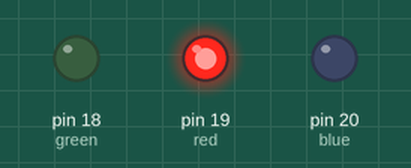
Simulated run of this program. Board: MicroPython board. Shown: output pins drawn as LEDs (lit = HIGH).

Above: at 0.5 s.
At 2.5 s:
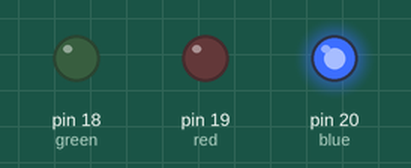
At 3.5 s:
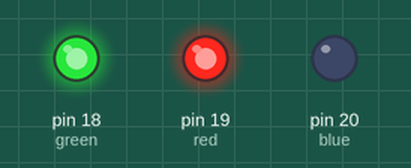
At 4.5 s:
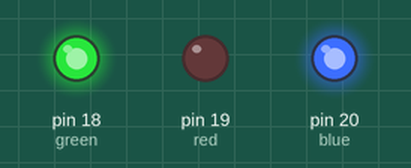
At 6.5 s:
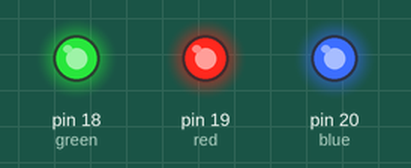
At 9.5 s:
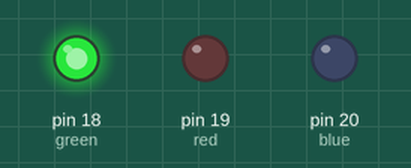
Timing chart, 0 to 10.4 s (numbered marks = the images above):
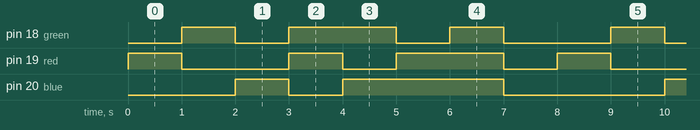

Measured:
- by itself, pin 18 (green): repeats every 8.0 s: LOW 1.0 s, HIGH 2.0 s, LOW 1.0 s, HIGH 1.0 s, LOW 2.0 s, HIGH 1.0 s
- by itself, pin 19 (red): repeats every 8.0 s: LOW 2.0 s, HIGH 1.0 s, LOW 1.0 s, HIGH 2.0 s, LOW 1.0 s, HIGH 1.0 s
- by itself, pin 20 (blue): repeats every 8.0 s: LOW 1.0 s, HIGH 3.0 s, LOW 3.0 s, HIGH 1.0 s

The program:

main.py
```python
# Codigo hecho y verificado por Alvarez Espinoza Raul - 18212141

from machine import Pin
import time

'''
Don't forget the resistors for the leds
'''

red = Pin(19, Pin.OUT)
green = Pin(18, Pin.OUT)
blue = Pin(20, Pin.OUT)

while True:
    red.value(1)
    green.value(0)
    blue.value(0)
    time.sleep(1)

    red.value(0)
    green.value(1)
    blue.value(0)
    time.sleep(1)

    red.value(0)
    green.value(0)
    blue.value(1)
    time.sleep(1)

    red.value(1)
    green.value(1)
    blue.value(0)
    time.sleep(1)

    red.value(0)
    green.value(1)
    blue.value(1)
    time.sleep(1)

    red.value(1)
    green.value(0)
    blue.value(1)
    time.sleep(1)

    red.value(1)
    green.value(1)
    blue.value(1)
    time.sleep(1)

    red.value(0)
    green.value(0)
    blue.value(0)
    time.sleep(1)
```
